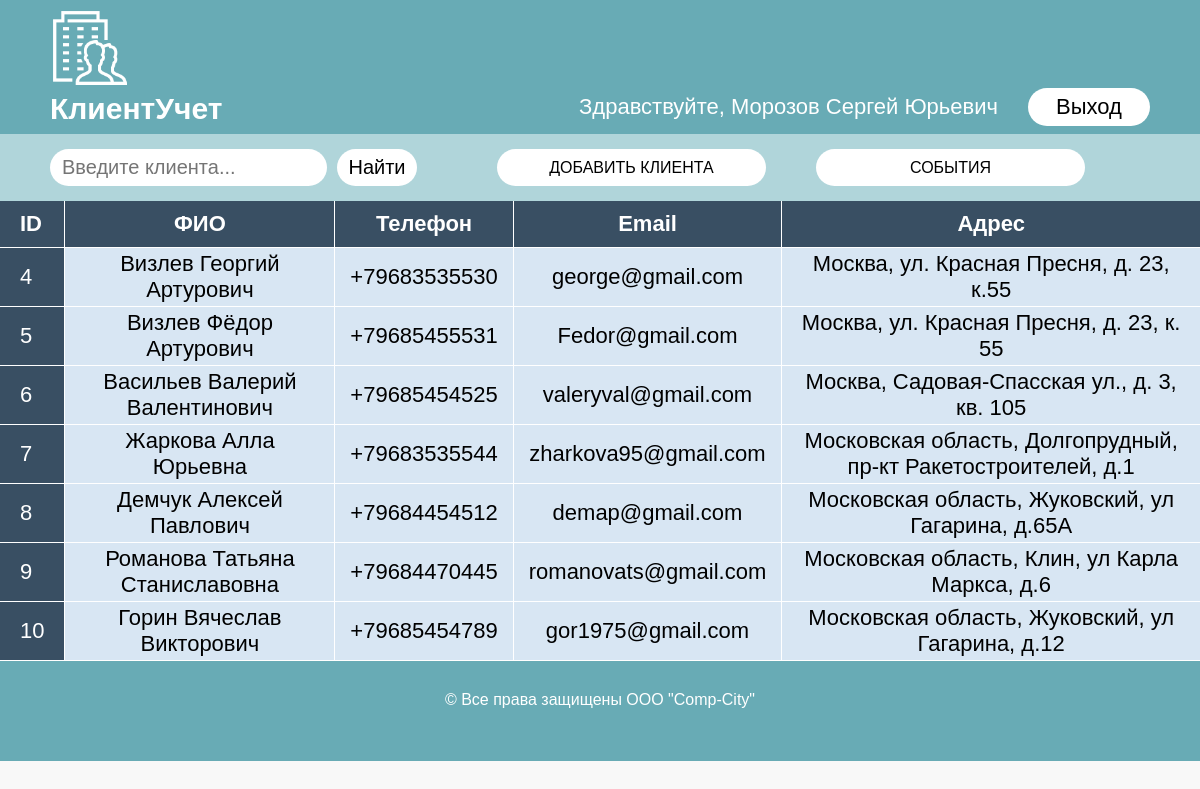
The page /clients.php (signed in) on the database its author committed.
### tables this page shows
CREATE TABLE `clients` (
  `id_client` int NOT NULL,
  `fio_client` varchar(255) NOT NULL,
  `phone` varchar(255) NOT NULL,
  `email` varchar(255) DEFAULT NULL,
  `address` text NOT NULL,
  `birthday` date NOT NULL,
  `type` int NOT NULL
);

### clients.php (the view, shortened to what this page needs)
<?php
    require_once "php\connection.php";
    if(isset($_POST['searchButton'])){
        $search = $_POST['search'];
        $queryClients = mysqli_query($link, "SELECT `id_client`, `fio_client`, `phone`, `email`, `address`, `birthday`, `type` FROM `clients` WHERE concat(`fio_client`, `phone`) LIKE '%$search%'");
    }
    else{
        $queryClients = mysqli_query($link, "SELECT `id_client`, `fio_client`, `phone`, `email`, `address`, `birthday`, `type` FROM `clients`");
    }
?>
<!DOCTYPE html>
<html lang="ru">
<head>
    <link rel="stylesheet" href="css\style.css">
</head>
<body>
    <header>
        <div class="title">
            <img src="img\logo.png" alt="logo" class="logo">
            <h1 class="title">КлиентУчет</h1>
        </div>
        <div class="name-out">
            <p class="name">Здравствуйте, <?=$_SESSION['fio']?></p>
            <a href="php\logout.php" class="out">Выход</a>
        </div>
    </header>
    <main>
        <nav>
            <div class="search search-change">
                <form action="clients.php" method="POST" class="search">
                <input type="text" name="search" class="input-search out" placeholder="Введите клиента..." required>
                <button type="submit" class="search" name="searchButton">Найти</button>
            </form>
            </div>
            <a href="add_client.php" class="menu">ДОБАВИТЬ КЛИЕНТА</a>
            <a href="events.php" class="menu">СОБЫТИЯ</a>
        </nav>
        <div class="clients">
            <table class="clients">
                <tr><th>ID</th><th>ФИО</th><th>Телефон</th><th>Email</th><th>Адрес</th></tr>
                <?php
                while($clients = mysqli_fetch_assoc($queryClients)){
                    $idClient = $clients['id_client'];
                    $fio = $clients['fio_client'];
                    $phone = $clients['phone'];
                    $email = $clients['email'];
                    $address = $clients['address'];
                ?>
                <tr><td><?=$idClient?></td><td><a href="card_client.php?id=<?=$idClient?>" class="fio"><?=$fio?></a></td><td><?=$phone?></td><td><?=$email?></td><td><?=$address?></td></tr>
                <?}?>
               </table>
        </div>
    </main>
    <?php
    if(mysqli_num_rows($queryClients) <= 6){
    ?>
    <footer class = "fix">
    <?}else{?>
        <footer>
    <?}?>
    <p class="comp">&copy; Все права защищены OOO "Comp-City"</p>
    </footer>
</body>
</html>

### css/style.css (style rules this page uses)
* { margin: 0; padding: 0; box-sizing: border-box; }
a { text-decoration: none; color: black; }
html, body { height: 100%; width: 100%; background: #F8F8F8; }
body { font-family: sans-serif; min-height: 100%; width: 100%; display: flex; flex-direction: column; align-items: center; }
main { background: #F8F8F8; }
header { display: flex; justify-content: space-between; margin: 0 auto; align-items: flex-end; padding: 8px 50px; background: #68ABB5; width: 100%; }
p.name { margin-right: 30px; color: white; }
a.out { width: 122px; padding: 6px 0px; background: #ffffff; border-radius: 23px; color: #000000; display: flex; align-content: center; justify-content: center; transition: all 0.6s ease; cursor: pointer; }
a.menu { border-radius: 23px; color: #000000; transition: all 0.6s ease; cursor: pointer; text-align: center; width: 269px; padding: 10px; margin-right: 50px; background: #FFFFFF; border-radius: 30px; height: 37px; }
img.logo { width: 80px; height: 80px; }
nav { display: flex; margin: 0 auto; padding: 15px 50px; background: #B0D5DA; }
h1.title { font-size: 30px; color: white; }
div.name-out { display: flex; justify-content: center; align-items: center; font-size: 22px; }
form { display: flex; flex-direction: column; justify-content: space-between; align-items: center; }
table.clients { font-size: 22px; border-collapse: collapse; text-align: center; width: 100%; }
th, td:first-child { background: #394f63; color: white; padding: 10px 20px; }
th, td { border-style: solid; border-width: 0 1px 1px 0; border-color: white; }
td { background: #D8E6F3; padding: 3px 15px; }
th:first-child, td:first-child { text-align: left; }
th:last-child, td:last-child { border-width: 0 0px 1px 0; }
.search.search-change { display: flex; margin-right: 80px; }
input.input-search.out { background: #ffffff; border-radius: 23px; border: none; font-size: 20px; padding-left: 12px; height: 37px }
form.search { flex-direction: row; }
button.search { background: #ffffff; border-radius: 23px; border: none; margin-left: 10px; font-size: 20px; height: 37px; width: 80px; transition: all 0.6s ease; cursor: pointer; }
footer { height: 100px; width: 100%; padding: 30px 15px; background: #68ABB5; display: flex; justify-content: center; color: white; font-size: 16px; }

### rows shown on the page
clients: id_client "4", fio_client "Визлев Георгий Артурович", phone "+79683535530", email "george@gmail.com", address "Москва, ул. Красная Пресня, д. 23, к.55"
clients: id_client "5", fio_client "Визлев Фёдор Артурович", phone "+79685455531", email "Fedor@gmail.com", address "Москва, ул. Красная Пресня, д. 23, к. 55"
clients: id_client "6", fio_client "Васильев Валерий Валентинович", phone "+79685454525", email "valeryval@gmail.com", address "Москва, Садовая-Спасская ул., д. 3, кв. 105"
clients: id_client "7", fio_client "Жаркова Алла Юрьевна", phone "+79683535544", email "zharkova95@gmail.com", address "Московская область, Долгопрудный, пр-кт Ракетостроителей, д.1"
clients: id_client "8", fio_client "Демчук Алексей Павлович", phone "+79684454512", email "demap@gmail.com", address "Московская область, Жуковский, ул Гагарина, д.65А"
clients: id_client "9", fio_client "Романова Татьяна Станиславовна", phone "+79684470445", email "romanovats@gmail.com", address "Московская область, Клин, ул Карла Маркса, д.6"
clients: id_client "10", fio_client "Горин Вячеслав Викторович", phone "+79685454789", email "gor1975@gmail.com", address "Московская область, Жуковский, ул Гагарина, д.12"

### other values the page prints
$_SESSION['fio'] "Морозов Сергей Юрьевич"
